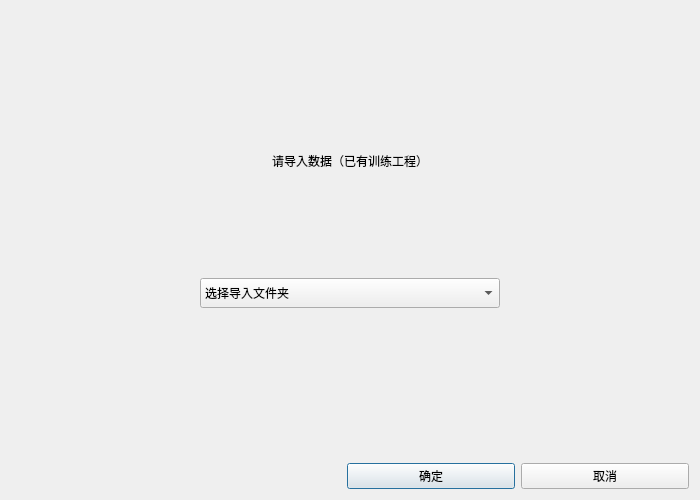
<?xml version="1.0" encoding="UTF-8"?>
<ui version="4.0">
 <class>Dialog</class>
 <widget class="QDialog" name="Dialog">
  <property name="geometry">
   <rect>
    <x>0</x>
    <y>0</y>
    <width>700</width>
    <height>500</height>
   </rect>
  </property>
  <property name="minimumSize">
   <size>
    <width>700</width>
    <height>500</height>
   </size>
  </property>
  <property name="maximumSize">
   <size>
    <width>700</width>
    <height>500</height>
   </size>
  </property>
  <property name="windowTitle">
   <string>导入训练工程</string>
  </property>
  <layout class="QVBoxLayout" name="verticalLayout" stretch="2,4,1,2,4,2">
   <item>
    <spacer name="verticalSpacer_3">
     <property name="orientation">
      <enum>Qt::Vertical</enum>
     </property>
     <property name="sizeHint" stdset="0">
      <size>
       <width>20</width>
       <height>40</height>
      </size>
     </property>
    </spacer>
   </item>
   <item>
    <layout class="QHBoxLayout" name="horizontalLayout_3">
     <item>
      <spacer name="horizontalSpacer_5">
       <property name="orientation">
        <enum>Qt::Horizontal</enum>
       </property>
       <property name="sizeHint" stdset="0">
        <size>
         <width>40</width>
         <height>20</height>
        </size>
       </property>
      </spacer>
     </item>
     <item>
      <widget class="QLabel" name="label">
       <property name="styleSheet">
        <string notr="true">font: 14pt &quot;新宋体&quot;;</string>
       </property>
       <property name="text">
        <string>请导入数据（已有训练工程）</string>
       </property>
      </widget>
     </item>
     <item>
      <spacer name="horizontalSpacer_4">
       <property name="orientation">
        <enum>Qt::Horizontal</enum>
       </property>
       <property name="sizeHint" stdset="0">
        <size>
         <width>40</width>
         <height>20</height>
        </size>
       </property>
      </spacer>
     </item>
    </layout>
   </item>
   <item>
    <spacer name="verticalSpacer_2">
     <property name="orientation">
      <enum>Qt::Vertical</enum>
     </property>
     <property name="sizeHint" stdset="0">
      <size>
       <width>20</width>
       <height>27</height>
      </size>
     </property>
    </spacer>
   </item>
   <item>
    <layout class="QHBoxLayout" name="horizontalLayout">
     <item>
      <spacer name="horizontalSpacer">
       <property name="orientation">
        <enum>Qt::Horizontal</enum>
       </property>
       <property name="sizeHint" stdset="0">
        <size>
         <width>40</width>
         <height>20</height>
        </size>
       </property>
      </spacer>
     </item>
     <item>
      <widget class="QComboBox" name="QComboBox_file">
       <property name="minimumSize">
        <size>
         <width>300</width>
         <height>30</height>
        </size>
       </property>
       <property name="maximumSize">
        <size>
         <width>300</width>
         <height>30</height>
        </size>
       </property>
       <property name="styleSheet">
        <string notr="true">font: 14pt &quot;新宋体&quot;;</string>
       </property>
       <item>
        <property name="text">
         <string>选择导入文件夹</string>
        </property>
       </item>
      </widget>
     </item>
     <item>
      <spacer name="horizontalSpacer_2">
       <property name="orientation">
        <enum>Qt::Horizontal</enum>
       </property>
       <property name="sizeHint" stdset="0">
        <size>
         <width>40</width>
         <height>20</height>
        </size>
       </property>
      </spacer>
     </item>
    </layout>
   </item>
   <item>
    <spacer name="verticalSpacer">
     <property name="orientation">
      <enum>Qt::Vertical</enum>
     </property>
     <property name="sizeHint" stdset="0">
      <size>
       <width>20</width>
       <height>115</height>
      </size>
     </property>
    </spacer>
   </item>
   <item>
    <layout class="QHBoxLayout" name="horizontalLayout_2" stretch="2,1,1">
     <item>
      <spacer name="horizontalSpacer_3">
       <property name="orientation">
        <enum>Qt::Horizontal</enum>
       </property>
       <property name="sizeHint" stdset="0">
        <size>
         <width>40</width>
         <height>20</height>
        </size>
       </property>
      </spacer>
     </item>
     <item>
      <widget class="QPushButton" name="pushButton_ok">
       <property name="text">
        <string>确定</string>
       </property>
      </widget>
     </item>
     <item>
      <widget class="QPushButton" name="pushButton_cancel">
       <property name="text">
        <string>取消</string>
       </property>
      </widget>
     </item>
    </layout>
   </item>
  </layout>
 </widget>
 <resources/>
 <connections/>
</ui>
